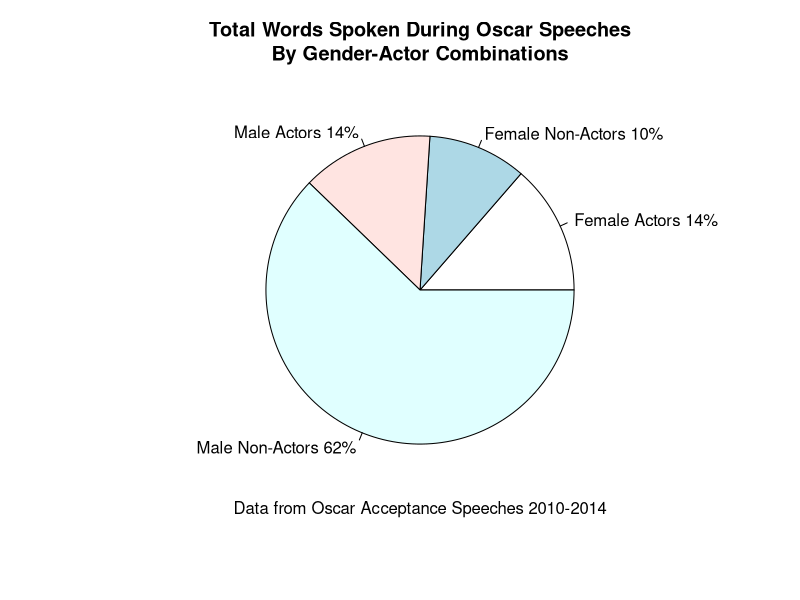

This chart was generated by the following R code:
# Pie Chart of Words Spoken in Oscar Speeches by Gender
slices <- c(2718, 2065, 2752, 12416) 
lbls <- c("Female Actors", "Female Non-Actors", "Male Actors", "Male Non-Actors")
pct <- round(slices/sum(slices)*100)
lbls <- paste(lbls, pct) # add percents to labels 
lbls <- paste(lbls,"%",sep="") # ad % to labels 
pie(slices,labels = lbls,
main="Total Words Spoken During Oscar Speeches
By Gender-Actor Combinations")
mtext("Data from Oscar Acceptance Speeches 2010-2014",1)